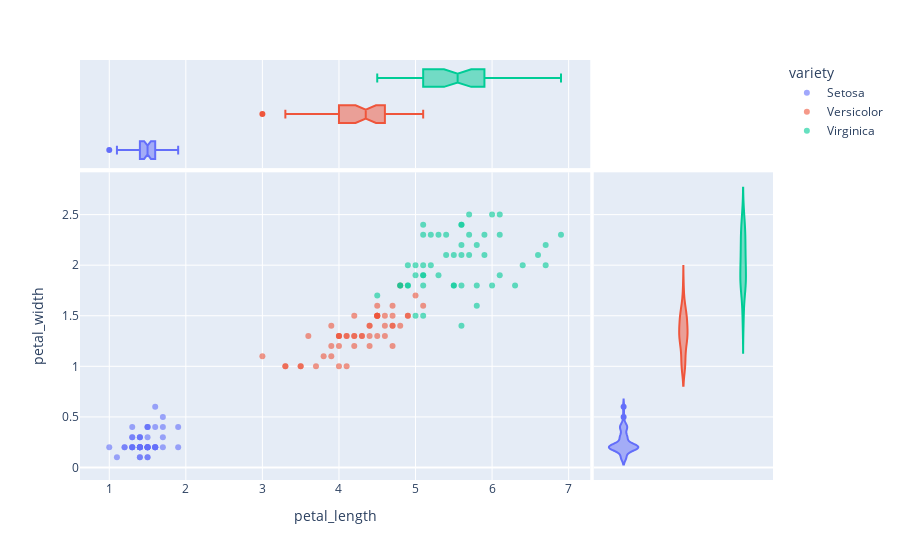

Write notebook code for a chart like this one.
### Code cell
fig = px.scatter(df, 
            x='petal_length',
            y='petal_width',
            color='variety',
            # size='sepal_length',
            opacity=0.6,
            # trendline='ols',
            marginal_x='box',
            marginal_y='violin'
            )


fig.show()

### Figure 1 — Plotly figure (JSON) as saved in the notebook; plotly's stock layout.template omitted (floating-point values rounded to 4 significant figures)
{"data": [{"hovertemplate": "variety=Setosa<br>petal_length=%{x}<br>petal_width=%{y}<extra></extra>", "legendgroup": "Setosa", "marker": {"color": "#636efa", "opacity": 0.6, "symbol": "circle"}, "mode": "markers", "name": "Setosa", "orientation": "v", "showlegend": true, "type": "scatter", "x": [1.4, 1.4, 1.3, 1.5, 1.4, 1.7, 1.4, 1.5, 1.4, 1.5, 1.5, 1.6, 1.4, 1.1, 1.2, 1.5, 1.3, 1.4, 1.7, 1.5, 1.7, 1.5, 1, 1.7, 1.9, 1.6, 1.6, 1.5, 1.4, 1.6, 1.6, 1.5, 1.5, 1.4, 1.5, 1.2, 1.3, 1.4, 1.3, 1.5, 1.3, 1.3, 1.3, 1.6, 1.9, 1.4, 1.6, 1.4, 1.5, 1.4], "xaxis": "x", "y": [0.2, 0.2, 0.2, 0.2, 0.2, 0.4, 0.3, 0.2, 0.2, 0.1, 0.2, 0.2, 0.1, 0.1, 0.2, 0.4, 0.4, 0.3, 0.3, 0.3, 0.2, 0.4, 0.2, 0.5, 0.2, 0.2, 0.4, 0.2, 0.2, 0.2, 0.2, 0.4, 0.1, 0.2, 0.2, 0.2, 0.2, 0.1, 0.2, 0.2, 0.3, 0.3, 0.2, 0.6, 0.4, 0.3, 0.2, 0.2, 0.2, 0.2], "yaxis": "y"}, {"alignmentgroup": "True", "hovertemplate": "variety=Setosa<br>petal_length=%{x}<extra></extra>", "legendgroup": "Setosa", "marker": {"color": "#636efa", "symbol": "circle"}, "name": "Setosa", "notched": true, "offsetgroup": "Setosa", "showlegend": false, "type": "box", "x": [1.4, 1.4, 1.3, 1.5, 1.4, 1.7, 1.4, 1.5, 1.4, 1.5, 1.5, 1.6, 1.4, 1.1, 1.2, 1.5, 1.3, 1.4, 1.7, 1.5, 1.7, 1.5, 1, 1.7, 1.9, 1.6, 1.6, 1.5, 1.4, 1.6, 1.6, 1.5, 1.5, 1.4, 1.5, 1.2, 1.3, 1.4, 1.3, 1.5, 1.3, 1.3, 1.3, 1.6, 1.9, 1.4, 1.6, 1.4, 1.5, 1.4], "xaxis": "x3", "yaxis": "y3"}, {"alignmentgroup": "True", "hovertemplate": "variety=Setosa<br>petal_width=%{y}<extra></extra>", "legendgroup": "Setosa", "marker": {"color": "#636efa", "symbol": "circle"}, "name": "Setosa", "offsetgroup": "Setosa", "scalegroup": "y", "showlegend": false, "type": "violin", "xaxis": "x2", "y": [0.2, 0.2, 0.2, 0.2, 0.2, 0.4, 0.3, 0.2, 0.2, 0.1, 0.2, 0.2, 0.1, 0.1, 0.2, 0.4, 0.4, 0.3, 0.3, 0.3, 0.2, 0.4, 0.2, 0.5, 0.2, 0.2, 0.4, 0.2, 0.2, 0.2, 0.2, 0.4, 0.1, 0.2, 0.2, 0.2, 0.2, 0.1, 0.2, 0.2, 0.3, 0.3, 0.2, 0.6, 0.4, 0.3, 0.2, 0.2, 0.2, 0.2], "yaxis": "y2"}, {"hovertemplate": "variety=Versicolor<br>petal_length=%{x}<br>petal_width=%{y}<extra></extra>", "legendgroup": "Versicolor", "marker": {"color": "#EF553B", "opacity": 0.6, "symbol": "circle"}, "mode": "markers", "name": "Versicolor", "orientation": "v", "showlegend": true, "type": "scatter", "x": [4.7, 4.5, 4.9, 4, 4.6, 4.5, 4.7, 3.3, 4.6, 3.9, 3.5, 4.2, 4, 4.7, 3.6, 4.4, 4.5, 4.1, 4.5, 3.9, 4.8, 4, 4.9, 4.7, 4.3, 4.4, 4.8, 5, 4.5, 3.5, 3.8, 3.7, 3.9, 5.1, 4.5, 4.5, 4.7, 4.4, 4.1, 4, 4.4, 4.6, 4, 3.3, 4.2, 4.2, 4.2, 4.3, 3, 4.1], "xaxis": "x", "y": [1.4, 1.5, 1.5, 1.3, 1.5, 1.3, 1.6, 1, 1.3, 1.4, 1, 1.5, 1, 1.4, 1.3, 1.4, 1.5, 1, 1.5, 1.1, 1.8, 1.3, 1.5, 1.2, 1.3, 1.4, 1.4, 1.7, 1.5, 1, 1.1, 1, 1.2, 1.6, 1.5, 1.6, 1.5, 1.3, 1.3, 1.3, 1.2, 1.4, 1.2, 1, 1.3, 1.2, 1.3, 1.3, 1.1, 1.3], "yaxis": "y"}, {"alignmentgroup": "True", "hovertemplate": "variety=Versicolor<br>petal_length=%{x}<extra></extra>", "legendgroup": "Versicolor", "marker": {"color": "#EF553B", "symbol": "circle"}, "name": "Versicolor", "notched": true, "offsetgroup": "Versicolor", "showlegend": false, "type": "box", "x": [4.7, 4.5, 4.9, 4, 4.6, 4.5, 4.7, 3.3, 4.6, 3.9, 3.5, 4.2, 4, 4.7, 3.6, 4.4, 4.5, 4.1, 4.5, 3.9, 4.8, 4, 4.9, 4.7, 4.3, 4.4, 4.8, 5, 4.5, 3.5, 3.8, 3.7, 3.9, 5.1, 4.5, 4.5, 4.7, 4.4, 4.1, 4, 4.4, 4.6, 4, 3.3, 4.2, 4.2, 4.2, 4.3, 3, 4.1], "xaxis": "x3", "yaxis": "y3"}, {"alignmentgroup": "True", "hovertemplate": "variety=Versicolor<br>petal_width=%{y}<extra></extra>", "legendgroup": "Versicolor", "marker": {"color": "#EF553B", "symbol": "circle"}, "name": "Versicolor", "offsetgroup": "Versicolor", "scalegroup": "y", "showlegend": false, "type": "violin", "xaxis": "x2", "y": [1.4, 1.5, 1.5, 1.3, 1.5, 1.3, 1.6, 1, 1.3, 1.4, 1, 1.5, 1, 1.4, 1.3, 1.4, 1.5, 1, 1.5, 1.1, 1.8, 1.3, 1.5, 1.2, 1.3, 1.4, 1.4, 1.7, 1.5, 1, 1.1, 1, 1.2, 1.6, 1.5, 1.6, 1.5, 1.3, 1.3, 1.3, 1.2, 1.4, 1.2, 1, 1.3, 1.2, 1.3, 1.3, 1.1, 1.3], "yaxis": "y2"}, {"hovertemplate": "variety=Virginica<br>petal_length=%{x}<br>petal_width=%{y}<extra></extra>", "legendgroup": "Virginica", "marker": {"color": "#00cc96", "opacity": 0.6, "symbol": "circle"}, "mode": "markers", "name": "Virginica", "orientation": "v", "showlegend": true, "type": "scatter", "x": [6, 5.1, 5.9, 5.6, 5.8, 6.6, 4.5, 6.3, 5.8, 6.1, 5.1, 5.3, 5.5, 5, 5.1, 5.3, 5.5, 6.7, 6.9, 5, 5.7, 4.9, 6.7, 4.9, 5.7, 6, 4.8, 4.9, 5.6, 5.8, 6.1, 6.4, 5.6, 5.1, 5.6, 6.1, 5.6, 5.5, 4.8, 5.4, 5.6, 5.1, 5.1, 5.9, 5.7, 5.2, 5, 5.2, 5.4, 5.1], "xaxis": "x", "y": [2.5, 1.9, 2.1, 1.8, 2.2, 2.1, 1.7, 1.8, 1.8, 2.5, 2, 1.9, 2.1, 2, 2.4, 2.3, 1.8, 2.2, 2.3, 1.5, 2.3, 2, 2, 1.8, 2.1, 1.8, 1.8, 1.8, 2.1, 1.6, 1.9, 2, 2.2, 1.5, 1.4, 2.3, 2.4, 1.8, 1.8, 2.1, 2.4, 2.3, 1.9, 2.3, 2.5, 2.3, 1.9, 2, 2.3, 1.8], "yaxis": "y"}, {"alignmentgroup": "True", "hovertemplate": "variety=Virginica<br>petal_length=%{x}<extra></extra>", "legendgroup": "Virginica", "marker": {"color": "#00cc96", "symbol": "circle"}, "name": "Virginica", "notched": true, "offsetgroup": "Virginica", "showlegend": false, "type": "box", "x": [6, 5.1, 5.9, 5.6, 5.8, 6.6, 4.5, 6.3, 5.8, 6.1, 5.1, 5.3, 5.5, 5, 5.1, 5.3, 5.5, 6.7, 6.9, 5, 5.7, 4.9, 6.7, 4.9, 5.7, 6, 4.8, 4.9, 5.6, 5.8, 6.1, 6.4, 5.6, 5.1, 5.6, 6.1, 5.6, 5.5, 4.8, 5.4, 5.6, 5.1, 5.1, 5.9, 5.7, 5.2, 5, 5.2, 5.4, 5.1], "xaxis": "x3", "yaxis": "y3"}, {"alignmentgroup": "True", "hovertemplate": "variety=Virginica<br>petal_width=%{y}<extra></extra>", "legendgroup": "Virginica", "marker": {"color": "#00cc96", "symbol": "circle"}, "name": "Virginica", "offsetgroup": "Virginica", "scalegroup": "y", "showlegend": false, "type": "violin", "xaxis": "x2", "y": [2.5, 1.9, 2.1, 1.8, 2.2, 2.1, 1.7, 1.8, 1.8, 2.5, 2, 1.9, 2.1, 2, 2.4, 2.3, 1.8, 2.2, 2.3, 1.5, 2.3, 2, 2, 1.8, 2.1, 1.8, 1.8, 1.8, 2.1, 1.6, 1.9, 2, 2.2, 1.5, 1.4, 2.3, 2.4, 1.8, 1.8, 2.1, 2.4, 2.3, 1.9, 2.3, 2.5, 2.3, 1.9, 2, 2.3, 1.8], "yaxis": "y2"}], "layout": {"legend": {"title": {"text": "variety"}, "tracegroupgap": 0}, "margin": {"t": 60}, "xaxis": {"anchor": "y", "domain": [0, 0.7363], "title": {"text": "petal_length"}}, "xaxis2": {"anchor": "y2", "domain": [0.7413, 1], "matches": "x2", "showgrid": false, "showline": false, "showticklabels": false, "ticks": ""}, "xaxis3": {"anchor": "y3", "domain": [0, 0.7363], "matches": "x", "showgrid": true, "showticklabels": false}, "xaxis4": {"anchor": "y4", "domain": [0.7413, 1], "matches": "x2", "showgrid": false, "showline": false, "showticklabels": false, "ticks": ""}, "yaxis": {"anchor": "x", "domain": [0, 0.7326], "title": {"text": "petal_width"}}, "yaxis2": {"anchor": "x2", "domain": [0, 0.7326], "matches": "y", "showgrid": true, "showticklabels": false}, "yaxis3": {"anchor": "x3", "domain": [0.7426, 1], "matches": "y3", "showgrid": false, "showline": false, "showticklabels": false, "ticks": ""}, "yaxis4": {"anchor": "x4", "domain": [0.7426, 1], "matches": "y3", "showgrid": true, "showline": false, "showticklabels": false, "ticks": ""}}}
